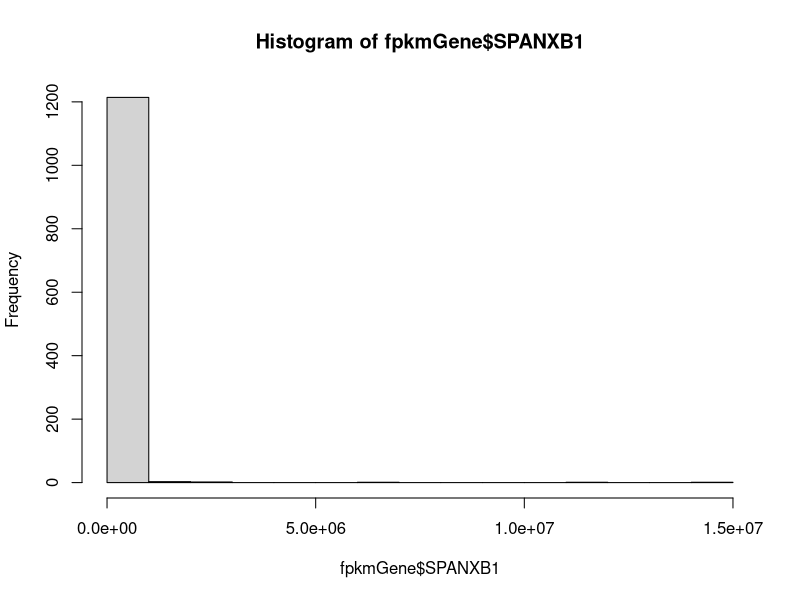
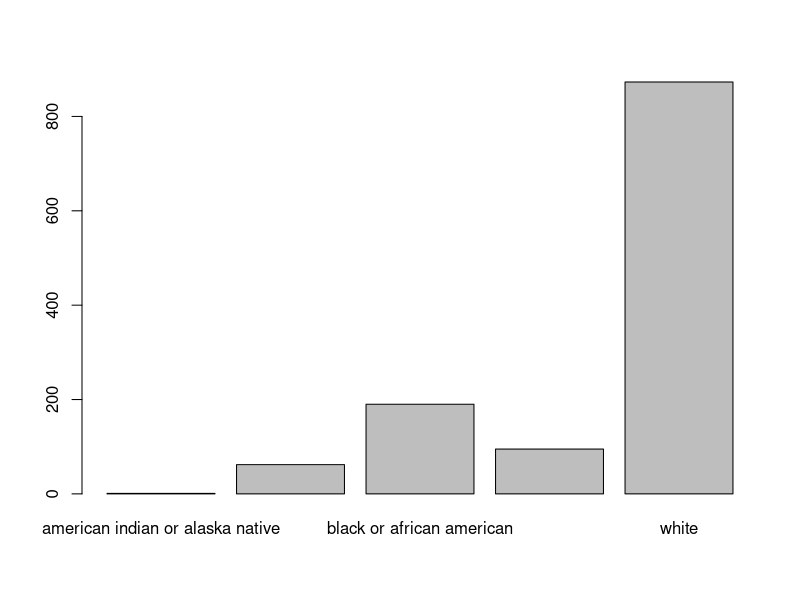

Write the R code that produced these figures, in order. (Note: this script raises an error after producing the figures.)
# analyzing expression data from TCGA 

# load packages
library(dplyr)
library(ggplot2)

# read in saved data
fpkmGene <- read.table("targetGeneBca.csv")
# force race to factor
fpkmGene$race <- as.factor(fpkmGene$race)

## visualizing data distribution
hist(fpkmGene$SPANXB1)
plot(fpkmGene$race)
plot(fpkmGene$morphology)
plot(fpkmGene$shortLetterCode)

## statistical testing

# does gene expression differ between normal and prostate? (unpaired)
normVcancer <- filter(fpkmGene, shortLetterCode != "TM") # remove metastasis
# unpaired, all data
t.test(SPANXB1 ~ shortLetterCode, data = normVcancer) # p=0.008919
SB1 <- normVcancer %>%
  filter(SPANXB1 > 0) # 541 samples with SPANXB1 expression
table(normVcancer$shortLetterCode) # 113 normal, 1102 tumor
ggplot(normVcancer, aes(shortLetterCode, SPANXB1)) + 
  geom_boxplot() +
  ylab("SPANXB1 expression") +
  xlab("tissue type (unpaired)") +
  scale_x_discrete(labels=c("NT" = "normal", "TP" = "tumor")) +
  geom_boxplot() +
  theme_bw() + 
  theme(axis.text=element_text(size=12), axis.title = element_text(size=12))
ggsave("figures/SPANXB1unpaired.jpg")

# does gene expression differ between normal and prostate? (paired)
# create paired sample dataset
normID <- normVcancer %>% # list normal samples
  filter(shortLetterCode == "NT") %>%
  select(bcr_patient_barcode)
normVcancerPaired <- normVcancer %>%
  filter(bcr_patient_barcode %in%
           normID$bcr_patient_barcode)
# find patients with more than 1 tumor sample to pair
normVcancerPaired %>% 
  group_by(patient) %>%
  tally() %>%
  filter(n > 2)
# find patients with more than 1 sample of any type
normVcancerPaired %>%
  group_by(patient) %>%
  tally() %>%
  filter(n == 1)
# only one sample: TCGA-BH-A0BS (coded NT/normal, but also stage iiia?)
filter(normVcancerPaired, patient == "TCGA-BH-A0BS")
grep("TCGA-BH-A0BS", normVcancerPaired$patient) # remove 145 
# three or four samples: TCGA-A7-A0DB, TCGA-A7-A0DC, TCGA-A7-A13E
filter(normVcancerPaired, patient == "TCGA-A7-A0DB")
grep("TCGA-A7-A0DB", normVcancerPaired$patient) # remove 123 and 201 (extra tumor)
filter(normVcancerPaired, patient == "TCGA-A7-A0DC")
grep("TCGA-A7-A0DC", normVcancerPaired$patient) # remove 60 (tumor missing metadata)
filter(normVcancerPaired, patient == "TCGA-A7-A13E")
grep("TCGA-A7-A13E", normVcancerPaired$patient) # remove 213 and 220 (extra tumor)

# remove extra samples
normVcancerPaired <- normVcancerPaired[-c(145, 123, 201, 60, 213, 220),]
# summarize sample counts
table(normVcancerPaired$shortLetterCode) # 112 NT, 112 TP
# SPANXB1 paired
t.test(SPANXB1 ~ shortLetterCode, data = normVcancerPaired, paired=TRUE) # p=0.0007278
t.test(SPANXB1 ~ shortLetterCode, data = normVcancerPaired) # 0.0006777
ggplot(normVcancerPaired, aes(shortLetterCode, SPANXB1)) + 
  ylab("SPANXB1 expression") +
  xlab("tissue type (paired samples)") +
  scale_x_discrete(labels=c("NT" = "normal", "TP" = "tumor")) +
  geom_boxplot() +
  theme_bw() +
  theme(axis.text=element_text(size=12), axis.title = element_text(size=12))
ggsave("figures/SPANXB1paired.jpg")

# is gene expression higher in deceased individuals?
vital <- fpkmGene %>%
  filter(shortLetterCode == "TP") %>%
  filter(!is.na(vital_status))
table(vital$vital_status) # 947 alive, 154 dead 
# SPANXB1 and vital status
t.test(SPANXB1 ~ vital_status, data=vital) # p=0.2003
ggplot(vital, aes(vital_status, SPANXB1)) + 
  ylab("SPANXB1 expression") +
  xlab("vital status") +
  geom_boxplot() +
  theme_bw()+
  theme(axis.text=element_text(size=12), axis.title = element_text(size=12))
ggsave("figures/SPANXB1vital.jpg")

# add other SPANX?
